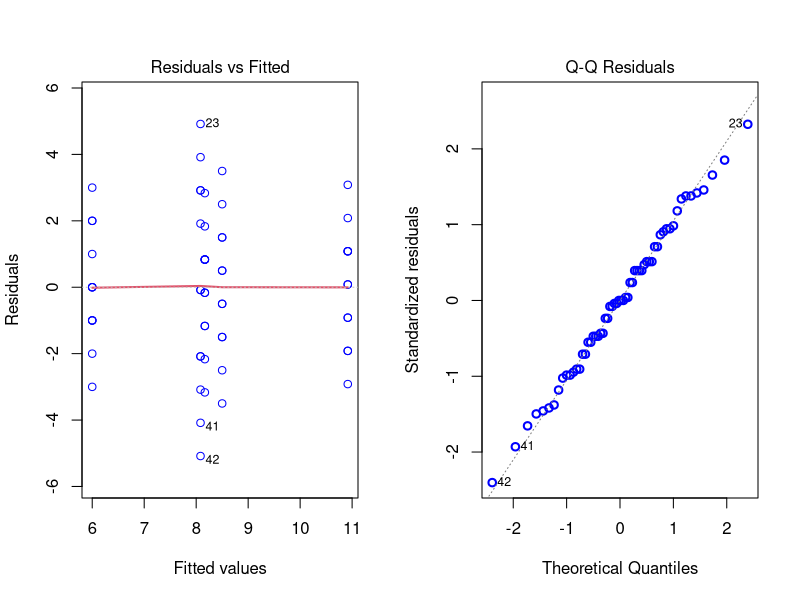
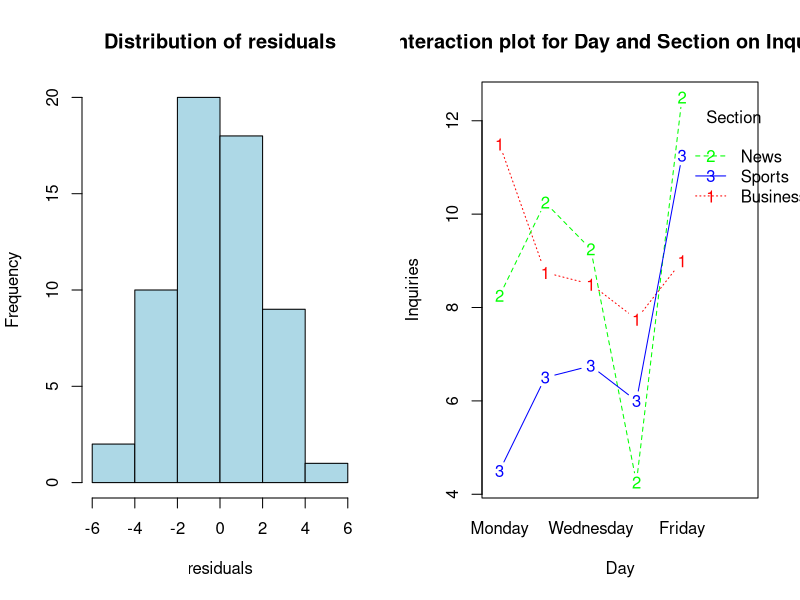
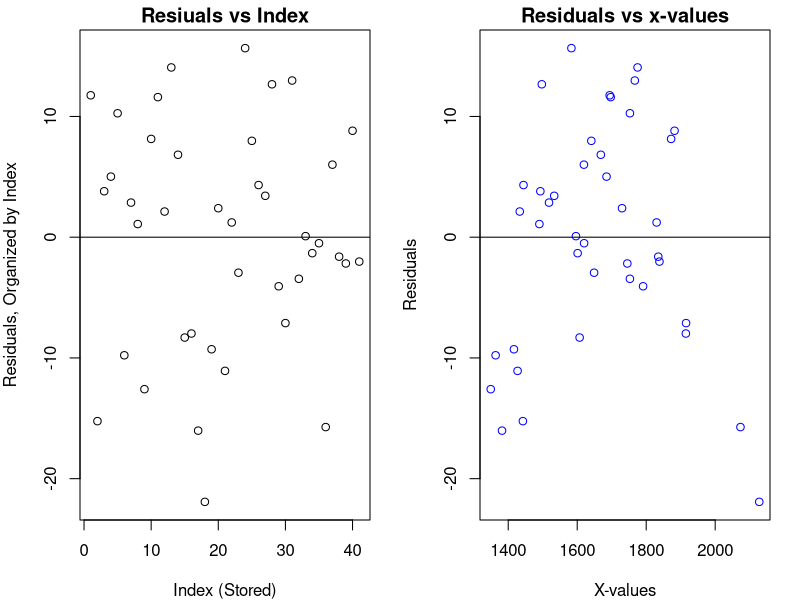
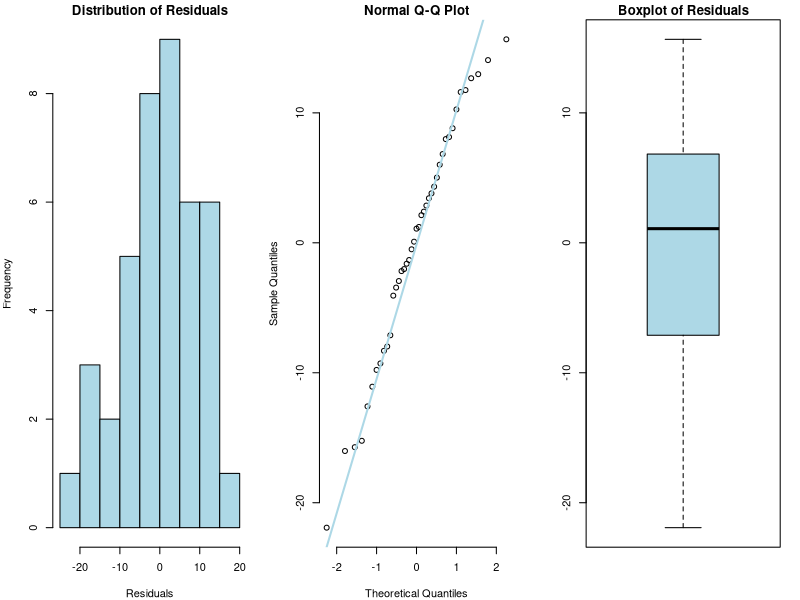
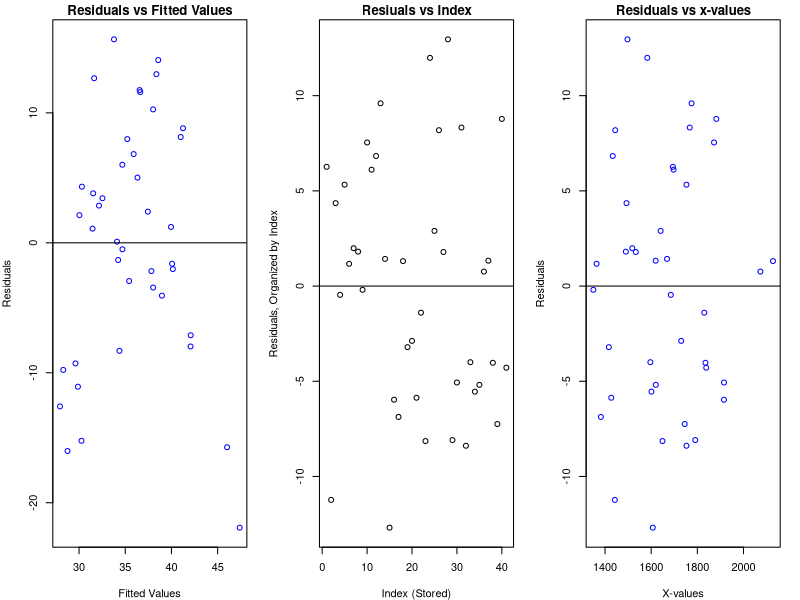
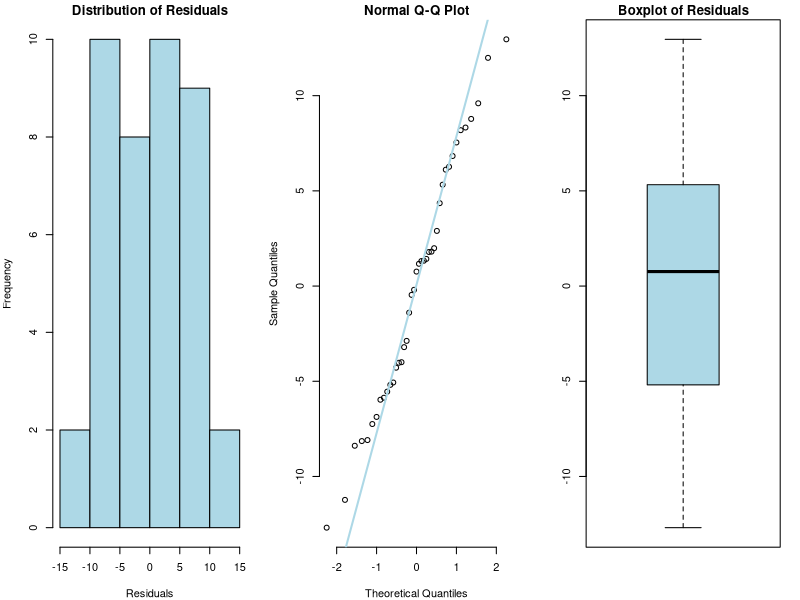
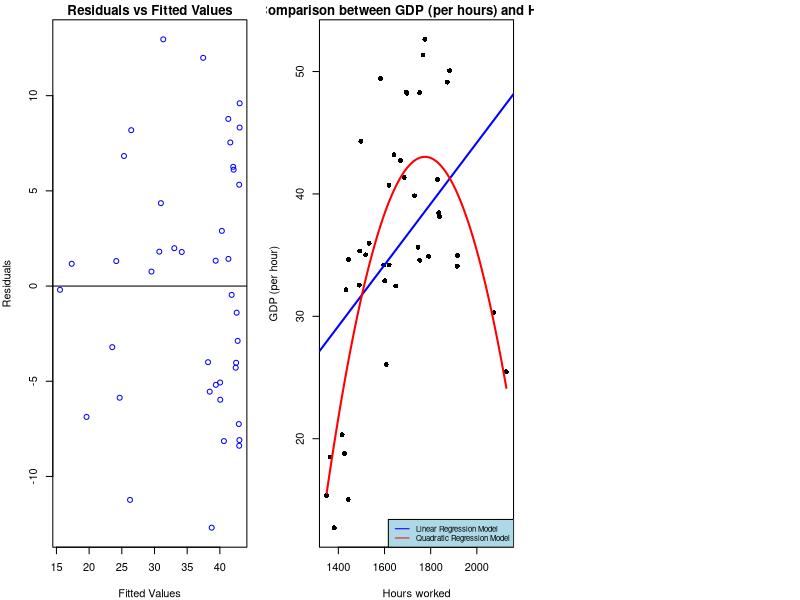

Recreate these plots in R, in order.
## ---- chunk 1
knitr::opts_chunk$set(echo = TRUE)
## ---- chunk 2
# Importing the dataset
advertising_data <- read.csv("advertising.csv")
# Let's view the str()  
str(advertising_data)
## ---- chunk 3
advertising_data$Day <- factor(advertising_data$Day
                        , levels = c("Monday","Tuesday","Wednesday","Thursday","Friday")
                        , ordered = TRUE)

advertising_data$Section <- factor(advertising_data$Section)
## ---- chunk 4
str(advertising_data)
## ---- chunk 5
linear_model <- lm(Inquiries ~ Day, data = advertising_data)
## ---- chunk 6
par(mfrow=c(1,2)) 
plot(linear_model, which = 1:2, col = "blue", lwd = 2, pch = 1)
## ---- chunk 7
hist(linear_model$residuals, main = "Distribution of residuals"
     , xlab = "residuals", col = "lightblue") 
## ---- chunk 8
shapiro.test(linear_model$residuals)
## ---- chunk 9
 # Levene’s Test for Homogeneity of Variance
car::leveneTest(linear_model) 
## ---- chunk 10
aov_advertising <- aov(linear_model)
summary(aov_advertising)
## ---- chunk 11
# Tukey for multiple comparisons of means
TukeyHSD(aov_advertising)
## ---- chunk 12
# Interaction Plot
with(advertising_data,
    interaction.plot(x.factor = Day, trace.factor = Section
      , response = Inquiries, type = 'b', ylab = "Inquiries"
      , col = c("red","green","blue")
      , main = "Interaction plot for Day and Section on Inquiries")
    )
## ---- chunk 13
# Creating the linear model
linear_model_one <- lm(Inquiries ~ Day * Section, data = advertising_data)
# Performing ANOVA
summary(aov(linear_model_one))
## ---- chunk 14
library(emmeans)
ans <- emmeans(linear_model_one, pairwise ~ Day:Section)
ans$emmeans
## ---- chunk 15
# Importing the dataset
leisure_data <- read.csv("leisure.csv")
# Let's view the str()  
str(leisure_data)
## ---- chunk 16
lm <- lm(gdp ~ hours, data = leisure_data)
lm
## ---- chunk 17
par(mar = c(4,4,1.5, 1.5), mgp = c(3, 1, 0))
plot(x = 1:length(lm$residuals), y = lm$residuals
, xlab = "Index (Stored)",ylab = "Residuals, Organized by Index", main = "Resiuals vs Index")
abline(h = 0)
## ---- chunk 18
par(mar = c(4,4,1.5, 1.5), mgp = c(3, 1, 0))
plot(x = leisure_data$hours, y = lm$residuals
    , xlab = "X-values", ylab = "Residuals", col = "blue" 
    , main = "Residuals vs x-values")
abline(h = 0)
## ---- chunk 19
par(mfrow=c(1,3))
# Histogram of Residuals
hist(lm$residuals, main = "Distribution of Residuals"
     , col = "lightblue", xlab = "Residuals")

qqnorm(lm$residuals, pch = 1, frame = FALSE)
qqline(lm$residuals, col = "lightblue", lwd = 2)

# Boxplot of Residuals 
boxplot(lm$residuals, col = "lightblue"
        , main = "Boxplot of Residuals")
# Shapiro-Wilk's normality test
shapiro.test(lm$residuals)
## ---- chunk 20
par(mar = c(4,4,1.5, 1.5), mgp = c(3, 1, 0))
plot(x = lm$fitted.values, y = lm$residuals, col = "blue" 
     , xlab = "Fitted Values", ylab = "Residuals"
     , main = "Residuals vs Fitted Values")
abline(h = 0)
## ---- chunk 21
summary(lm)
## ---- chunk 22
# Quadratic Linear Model
quad_model <- lm(gdp ~ hours + I(hours^2), data = leisure_data)
quad_model
## ---- chunk 23
par(mar = c(4,4,1.5, 1.5), mgp = c(3, 1, 0))
plot(x = 1:length(quad_model$residuals), y = quad_model$residuals
    , xlab = "Index (Stored)"
    , ylab = "Residuals, Organized by Index"
    , main = "Resiuals vs Index")
abline(h = 0)
## ---- chunk 24
par(mar = c(4,4,1.5, 1.5), mgp = c(3, 1, 0))
plot(x = leisure_data$hours, y = quad_model$residuals
     , xlab = "X-values", ylab = "Residuals", col = "blue" 
     , main = "Residuals vs x-values"); abline(h = 0)
## ---- chunk 25
par(mfrow=c(1,3))
# Histogram of Residuals
hist(quad_model$residuals, main = "Distribution of Residuals"
     , col = "lightblue", xlab = "Residuals")

qqnorm(quad_model$residuals, pch = 1, frame = FALSE)
qqline(quad_model$residuals, col = "lightblue", lwd = 2)

# Boxplot of Residuals 
boxplot(quad_model$residuals, col = "lightblue"
        , main = "Boxplot of Residuals")
# Shapiro-Wilk's normality test
shapiro.test(quad_model$residuals)
## ---- chunk 26
par(mar = c(4,4,1.5, 1.5), mgp = c(3, 1, 0))
plot(x = quad_model$fitted.values, y = quad_model$residuals, col = "blue" 
     , xlab = "Fitted Values", ylab = "Residuals"
     , main = "Residuals vs Fitted Values")
abline(h = 0)
## ---- chunk 27
summary(quad_model)
## ---- chunk 28

# Plottng the data points 
# from leisure.csv
plot(gdp ~ hours, data = leisure_data
     , main = "Model Comparison between GDP (per hours) and Hours Worked"
     , xlab = "Hours worked"
     , ylab = "GDP (per hour)", pch=16)

# Linear Model's Regression Line
abline(lm, col = "blue",lw=2)

# Quadratic Model curve
curve(predict( quad_model
               , newdata = data.frame(hours = x, hours2 = x^2))
               , add = TRUE, col = "red",lw=2)
# Legend
legend(x = "bottomright"
       , legend=c("Linear Regression Model", "Quadratic Regression Model")
       , col=c("blue", "red"), cex=0.7
       , lty=1:1, bg='lightblue')
## ---- chunk 29
vertex_of_parabola <- (-0.538) / (2*(-0.00015))
print(vertex_of_parabola)
